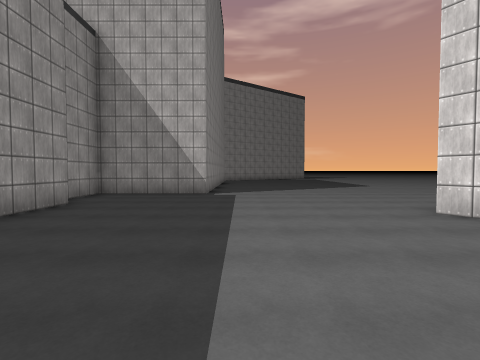
[1] (above)

23 first-person views from a walk through a scene from a Unity 3-D project. The camera is 1.5 m above the floor, tilts 2° down and sees 85° across. The floor is counted in squares, 2 m on a side. Each view is taken from the middle of a square. On the plan, view 1 faces up. The plan holds only what a view shows up to about 9 squares ahead; the rest is blank. The place goes on beyond the plan. Some animated figures are not drawn. Surface patterns are stand-ins for the level's own textures.

[2]
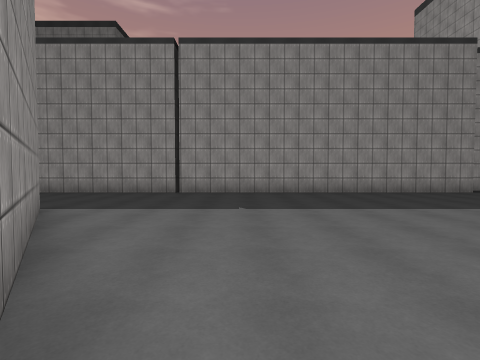

[3]
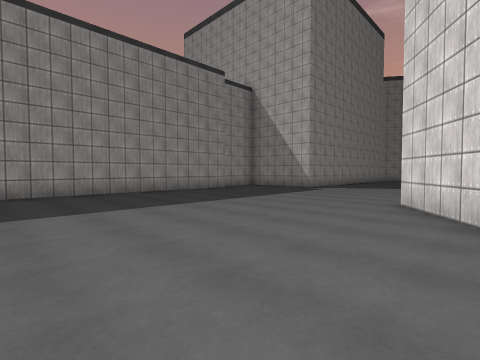

[4]
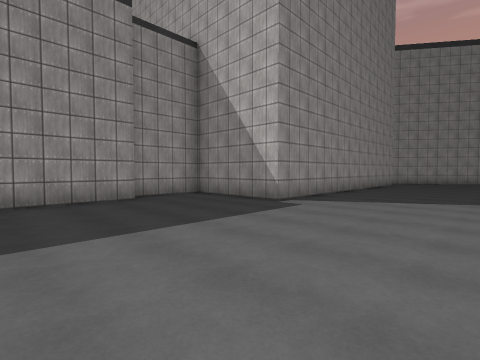

[5]
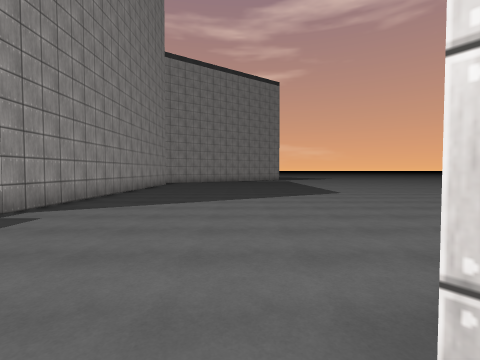

[6]
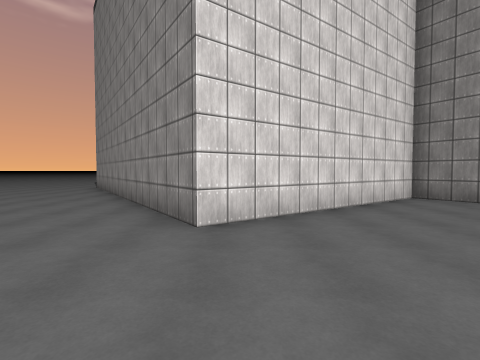

[7]
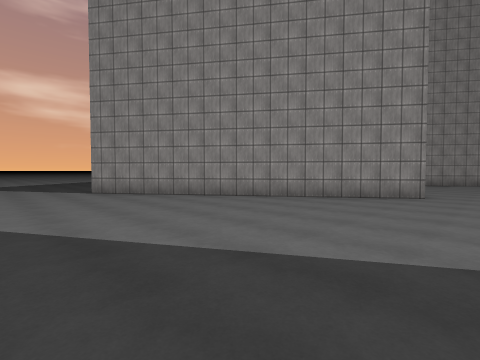

[8]
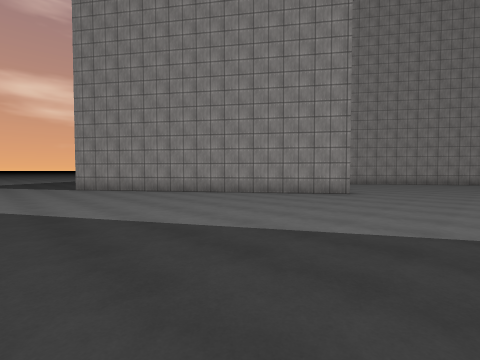

[9]
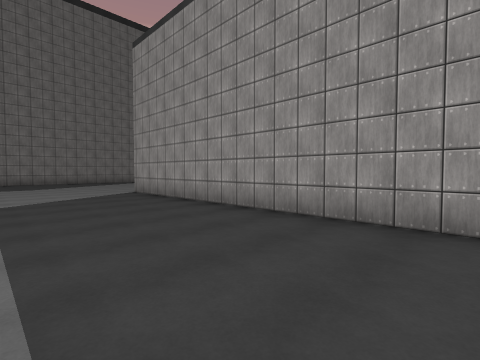

[10]
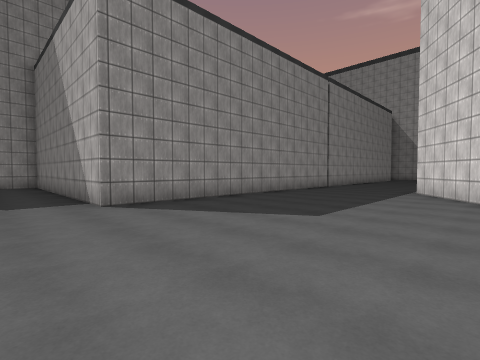

[11]
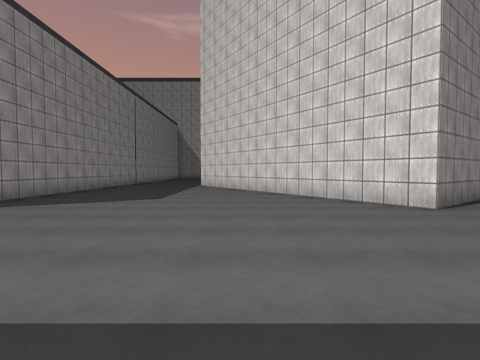

[12]
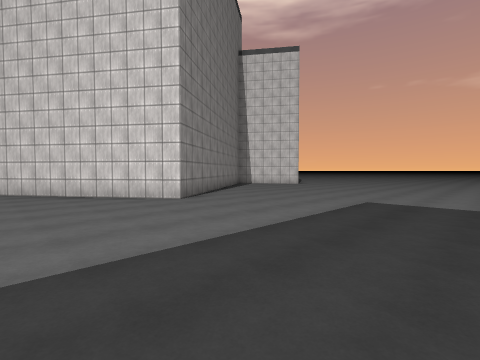

[13]
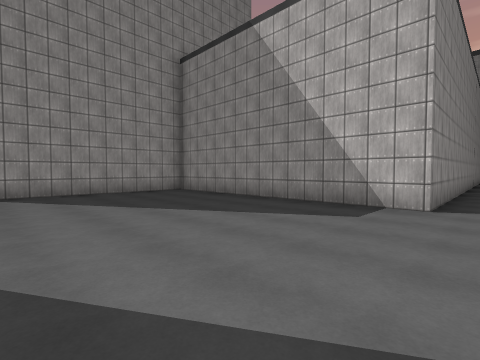

[14]
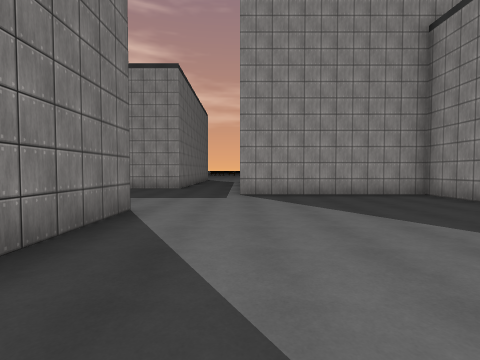

[15]
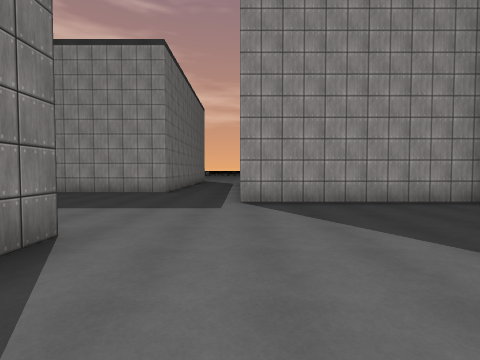

[16]
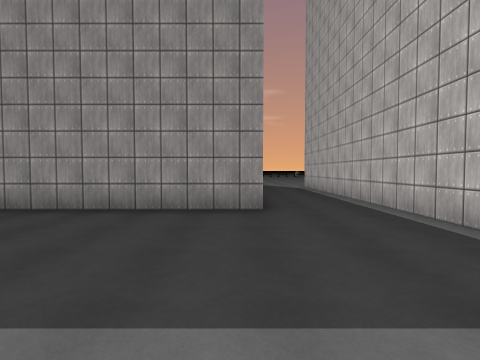

[17]
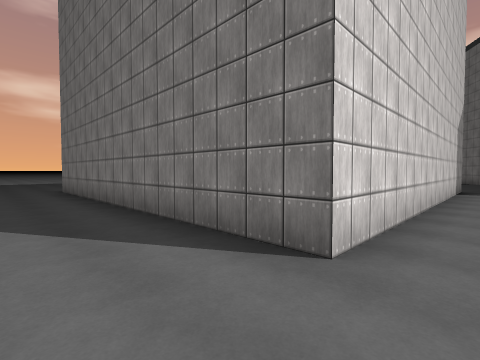

[18]
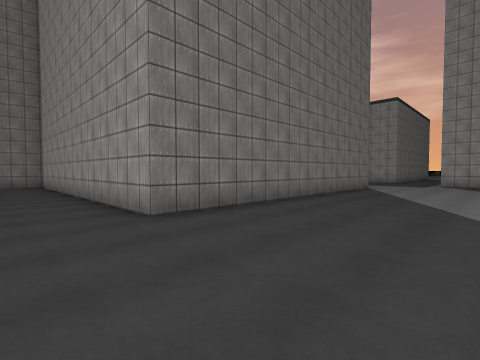

[19]
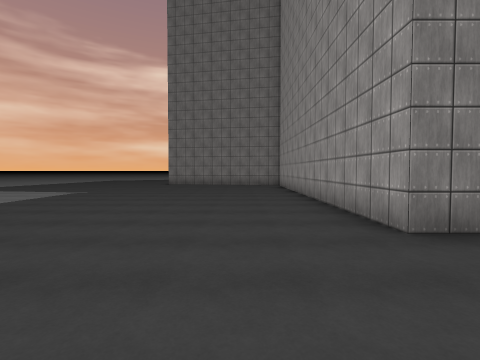

[20]
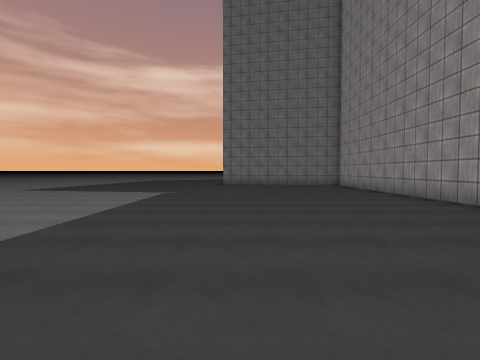

[21]
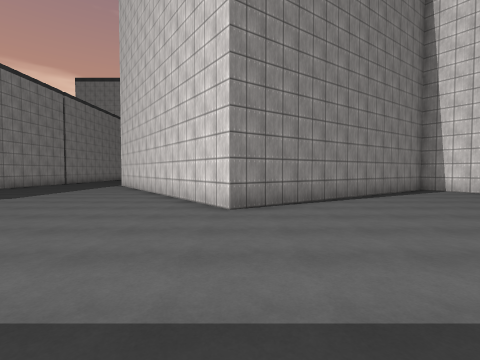

[22]
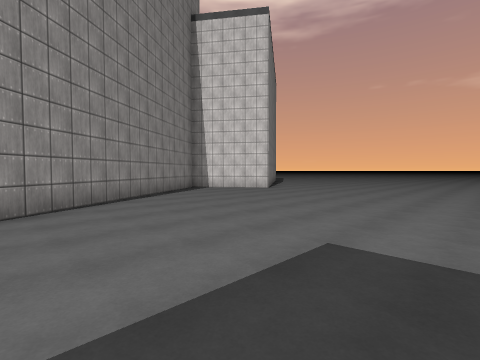

[23]
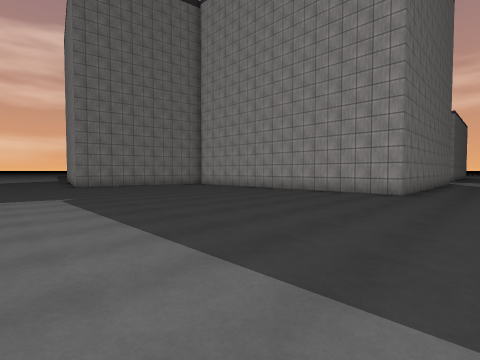

### Floor plan
Points are (right, up) in squares from view 1. A wall is a line through its corners. A room is listed if a view was taken in it or the views show most of it. See-through windows are left out.
Room 1 (views 1, 2, 3, 4, 5, 6, 7, 8, 9, 10, 11, 12, 13, 14, 15, 16, 17, 18, 19, 20, 21, 22, 23)
walls: (6, -1.6) (7.2, -0.7) (3.4, 4.6) (11.5, 10.3); (11.4, -10) (5.8, -14) (0, -5.8) (3.7, -3.2); (-13.2, -20) (-19, -20); (-3.9, 6) (-3.9, -14.2) (-12.2, -14.2) (-12.2, -20); (-15, -22.5) (-15, -27.6); (-9, -28.5) (-9, -22.1) (1, -22.1) (1, -28.5); (-1.1, 13) (-1.1, 8.5) (-4.6, 8.5) (-4.6, 6.2)

Where each view was taken, in squares from view 1:
view 1: 0 up, 0 right, facing up
view 2: 2 down, 5 right, facing left
view 3: 2 down, 5 right, facing up-left
view 4: 3 up, 3 right, facing up-left
view 5: 4 up, 3 right, facing up
view 6: 4 up, 0 right, facing right
view 7: 13 up, 2 right, facing down-right
view 8: 13 up, 0 right, facing down-right
view 9: 5 down, 0 right, facing down-left
view 10: 16 down, 2 right, facing up-left
view 11: 19 down, 2 right, facing up
view 12: 20 down, 2 right, facing up-right
view 13: 20 down, 3 left, facing up-left
view 14: 20 down, 4 left, facing left
view 15: 20 down, 6 left, facing left
view 16: 23 down, 10 left, facing left
view 17: 20 down, 10 left, facing down-right
view 18: 18 down, 3 right, facing down-left
view 19: 19 down, 3 right, facing down
view 20: 19 down, 6 right, facing down
view 21: 19 down, 6 right, facing up
view 22: 19 down, 6 right, facing up-right
view 23: 20 down, 10 right, facing down-left
